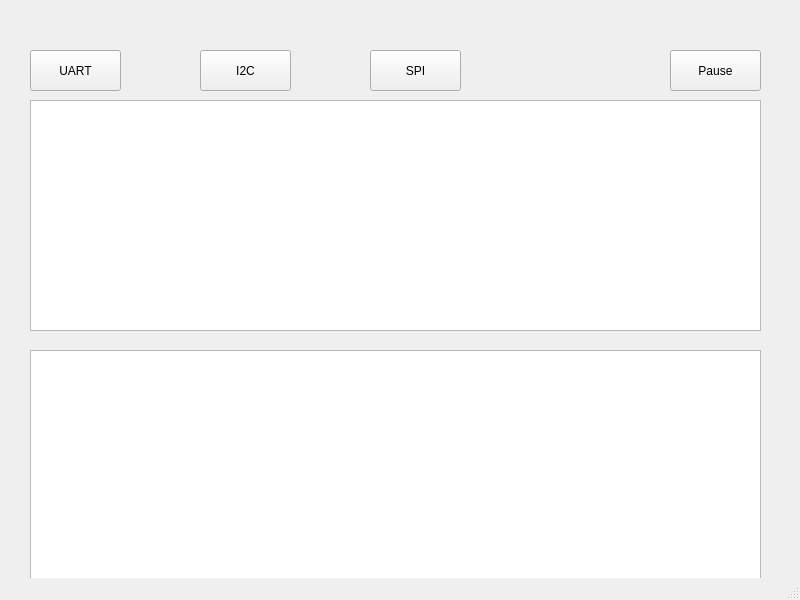
<?xml version="1.0" encoding="UTF-8"?>
<ui version="4.0">
 <class>MainWindow</class>
 <widget class="QMainWindow" name="MainWindow">
  <property name="geometry">
   <rect>
    <x>0</x>
    <y>0</y>
    <width>800</width>
    <height>600</height>
   </rect>
  </property>
  <property name="windowTitle">
   <string>MainWindow</string>
  </property>
  <widget class="QWidget" name="centralwidget">
   <widget class="QPushButton" name="uart_btn">
    <property name="geometry">
     <rect>
      <x>30</x>
      <y>50</y>
      <width>91</width>
      <height>41</height>
     </rect>
    </property>
    <property name="text">
     <string>UART</string>
    </property>
   </widget>
   <widget class="QPushButton" name="i2c_btn">
    <property name="geometry">
     <rect>
      <x>200</x>
      <y>50</y>
      <width>91</width>
      <height>41</height>
     </rect>
    </property>
    <property name="text">
     <string>I2C</string>
    </property>
   </widget>
   <widget class="QPushButton" name="spi_btn">
    <property name="geometry">
     <rect>
      <x>370</x>
      <y>50</y>
      <width>91</width>
      <height>41</height>
     </rect>
    </property>
    <property name="text">
     <string>SPI</string>
    </property>
   </widget>
   <widget class="QPlainTextEdit" name="text_area">
    <property name="enabled">
     <bool>true</bool>
    </property>
    <property name="geometry">
     <rect>
      <x>30</x>
      <y>100</y>
      <width>731</width>
      <height>231</height>
     </rect>
    </property>
    <property name="font">
     <font>
      <pointsize>12</pointsize>
     </font>
    </property>
    <property name="readOnly">
     <bool>true</bool>
    </property>
    <property name="plainText">
     <string/>
    </property>
   </widget>
   <widget class="QPlainTextEdit" name="text_area_rev">
    <property name="enabled">
     <bool>true</bool>
    </property>
    <property name="geometry">
     <rect>
      <x>30</x>
      <y>350</y>
      <width>731</width>
      <height>231</height>
     </rect>
    </property>
    <property name="font">
     <font>
      <pointsize>12</pointsize>
     </font>
    </property>
    <property name="readOnly">
     <bool>true</bool>
    </property>
    <property name="plainText">
     <string/>
    </property>
   </widget>
   <widget class="QPushButton" name="btn_pause">
    <property name="geometry">
     <rect>
      <x>670</x>
      <y>50</y>
      <width>91</width>
      <height>41</height>
     </rect>
    </property>
    <property name="autoFillBackground">
     <bool>false</bool>
    </property>
    <property name="text">
     <string>Pause</string>
    </property>
   </widget>
  </widget>
  <widget class="QStatusBar" name="statusbar"/>
 </widget>
 <resources/>
 <connections/>
</ui>
